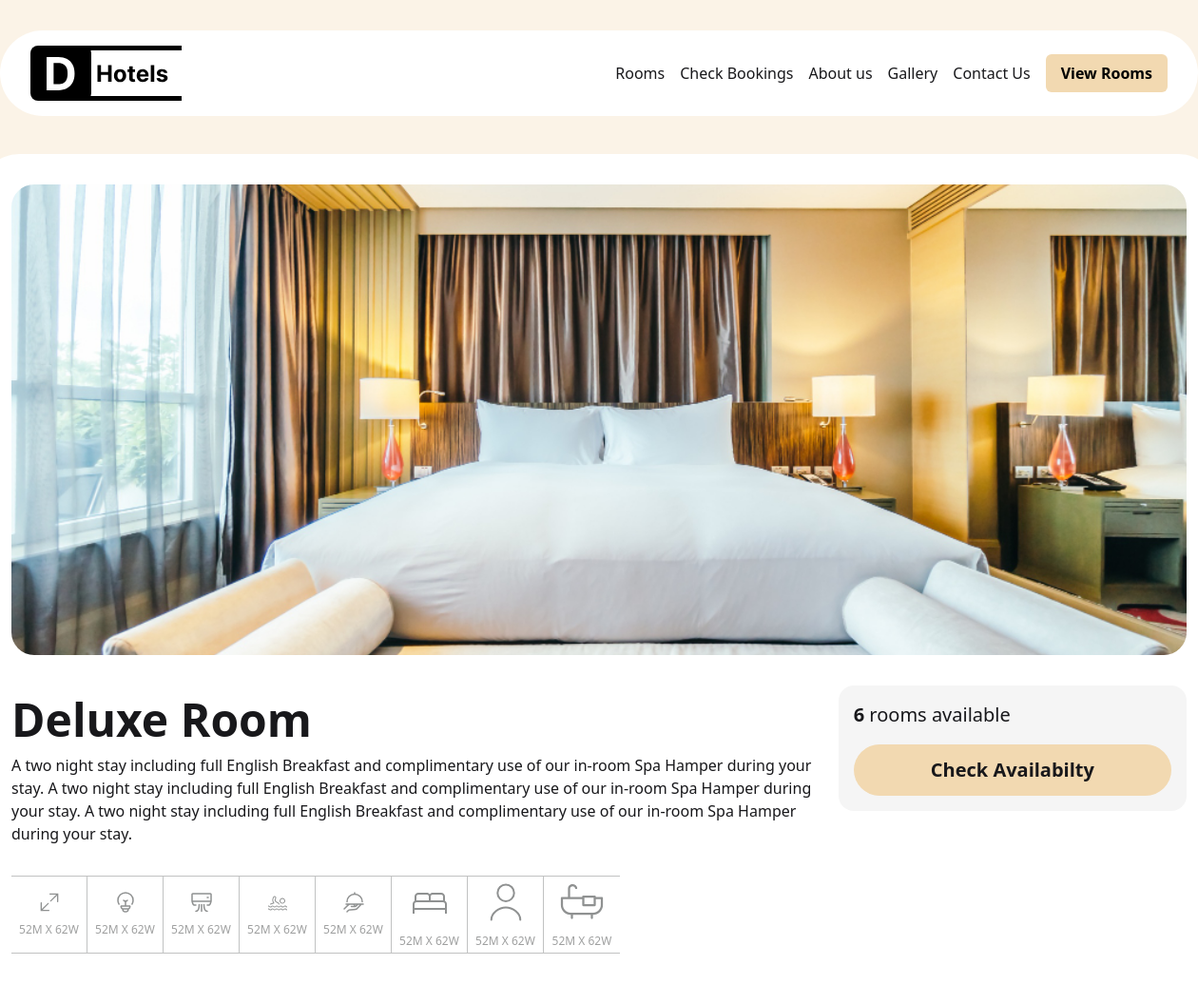
Page /room/deluxe-room/ on the committed database.
### hotelApp/models.py (models this page shows, shortened)
class HotelRoomsModel(models.Model):
    room_name = models.CharField(max_length=100)
    slug = AutoSlugField(populate_from='room_name', null=True, blank=True)
    room_image = models.ImageField(null=True, blank=True, upload_to="media/")
    room_description = models.TextField(max_length=2000)
    room_no = models.IntegerField()
    room_price = models.IntegerField()
    room_dimension = models.CharField(max_length=50)
    room_bed_no = models.CharField(max_length=50)
    room_occupants_no = models.CharField(max_length=100)
    room_meal_access = models.CharField(max_length=100)
    room_electricity = models.BooleanField(default=True)
    room_AC = models.BooleanField(default=True)
    room_pool_access = models.BooleanField(default=True)

### hotelApp/views.py (the view)
# urls.py: path('room/<str:slug>/', room_detail_view, name='room-detail'),
def room_detail_view(request, slug):
    room = HotelRoomsModel.objects.get(slug = slug)
    bookings = Booking.objects.filter(room = room)
    unavailable_dates = []
    for booking in bookings :
        current_date = booking.check_in
        while current_date <= booking.check_out:
            unavailable_dates.append(current_date.strftime("%Y-%m-%d"))
            current_date += timedelta(days=1)
    context = {
        "room" : room,
        "unavailable_days" : unavailable_dates,
    }
    return render(request, "hotel-detail.html", context)

### hotelApp/templates/hotel-detail.html (shortened to what this page needs)
{% extends 'index.html' %}
{% load static %}
{% block content %}
    <div class="w-full bg-[#FBF3E7] h-auto">
        {% include 'components/navbar.html' %}
        <div class=" w-full flex justify-center items-center pt-10 flex-col">
            <div class="w-[1300px] flex items-center">
                <div class="w-full flex flex-col p-8 bg-white rounded-[40px] gap-8">
                    <img src="{{ room.room_image.url }}" alt="{{ room.room_name }}" class="w-full h-[495px] object-cover rounded-[24px]"  >
                    <div class="w-full flex justify-between gap-4">
                        <div class="flex flex-col w-[70%] ">
                            <h1 class="text-[48px] font-bold"> {{ room.room_name }} </h1>
                            <p> {{ room.room_description }} </p>
                        </div>
                        <div class="p-4 flex flex-col bg-[#F5F5F5] w-[30%] h-fit gap-4 rounded-[16px] ">
                            <p class="text-[20px]"> <span class="font-bold"> {{ room.room_no }} </span> rooms available </p>
                            <button class="bg-[#F2D9B1] py-3 px-8 text-[20px] font-bold rounded-full" id="checkAvailability"> Check Availabilty  </button>
                        </div>
                    </div>
                     <div class="flex flex-row w-fit border-t border-b border-[#C1C2C2] ">
                        <div class="w-[80px] h-[80px] flex justify-center flex-col items-center border-r border-[#C1C2C2] gap-2">
                            <i title="Size"> <img src="{% static 'icons/size-icon.svg' %}" alt="size-icon" > </i>
                            <p class="text-[12px] text-[#9fa0a0]"> {{ room.room_dimension }} </p>
                        </div>
                        <div class="w-[80px] h-[80px] flex justify-center flex-col items-center border-r border-[#C1C2C2] gap-2">
                            <i title="Size"> <img src="{% static 'icons/bulb-icon.svg' %}" alt="size-icon" > </i>
                            <p class="text-[12px] text-[#9fa0a0]"> {{ room.room_dimension }} </p>
                        </div>
                        <div class="w-[80px] h-[80px] flex justify-center flex-col items-center border-r border-[#C1C2C2] gap-2">
                            <i title="Size"> <img src="{% static 'icons/AC-icon.svg' %}" alt="size-icon" > </i>
                            <p class="text-[12px] text-[#9fa0a0]"> {{ room.room_dimension }} </p>
                        </div>
                        <div class="w-[80px] h-[80px] flex justify-center flex-col items-center border-r border-[#C1C2C2] gap-2">
                            <i title="Size"> <img src="{% static 'icons/pool-icon.svg' %}" alt="size-icon" > </i>
                            <p class="text-[12px] text-[#9fa0a0]"> {{ room.room_dimension }} </p>
                        </div>
                        <div class="w-[80px] h-[80px] flex justify-center flex-col items-center border-r border-[#C1C2C2] gap-2">
                            <i title="Size"> <img src="{% static 'icons/food-icon.svg' %}" alt="size-icon" > </i>
                            <p class="text-[12px] text-[#9fa0a0]"> {{ room.room_dimension }} </p>
                        </div>
                        <div class="w-[80px] h-[80px] flex justify-center flex-col items-center border-r border-[#C1C2C2] gap-2">
                            <i title="Size"> <img src="{% static 'icons/bed-icon.svg' %}" alt="size-icon" > </i>
                            <p class="text-[12px] text-[#9fa0a0]"> {{ room.room_dimension }} </p>
                        </div>
                        <div class="w-[80px] h-[80px] flex justify-center flex-col items-center border-r border-[#C1C2C2] gap-2">
                            <i title="Size"> <img src="{% static 'icons/user-icon.svg' %}" alt="size-icon" > </i>
                            <p class="text-[12px] text-[#9fa0a0]"> {{ room.room_dimension }} </p>
                        </div>
                        <div class="w-[80px] h-[80px] flex justify-center flex-col items-center  border-[#C1C2C2] gap-2">
                            <i title="Size"> <img src="{% static 'icons/bath-icon.svg' %}" alt="size-icon" > </i>
                            <p class="text-[12px] text-[#9fa0a0]"> {{ room.room_dimension }} </p>
                        </div>
                     </div>
                </div>
            </div>
        </div>
    </div>
{% endblock  %}

### rows in the picture
HotelRoomsModel: room_image (picture), room_name "Deluxe Room", room_description "A two night stay including full English Breakfast and complimentary use of our in-room Spa Hamper during your stay. A two night stay including full English Breakfast and complimentary use of our in-room Spa Hamper during your stay. A two night stay including full English Breakfast and complimentary use of our in-room Spa Hamper during your stay.", room_no "6", room_dimension "52M X 62W"
